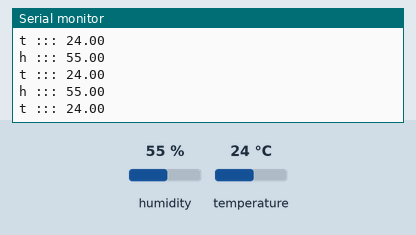
Simulated run of this sketch. Board: Arduino Uno, built with avr-gcc and run on an emulated ATmega328P. Parts: the last lines printed to the serial monitor. Inputs (shaded band) come from the test bench; at power-on: humidity 55 %, temperature 24 °C.

Above: at 2.8 s.
2.9 s: humidity set to 22 %
At 5.5 s:
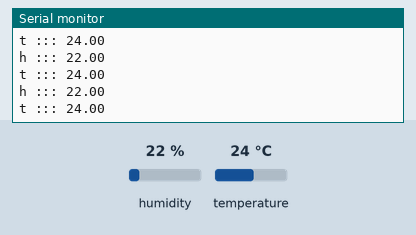
5.6 s: temperature set to 12 °C
At 6.9 s:
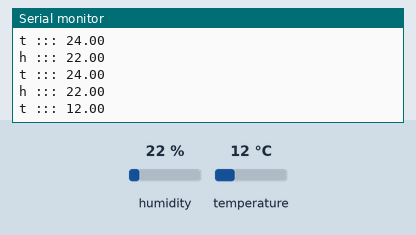
8.3 s: humidity set to 40 %
At 10.0 s:
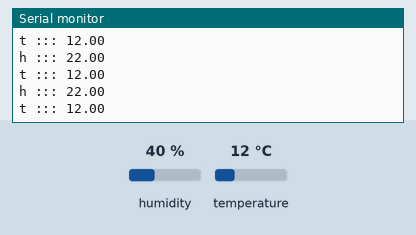
Timing chart, 0 to 11.5 s (numbered marks = the images above; inputs shaded):
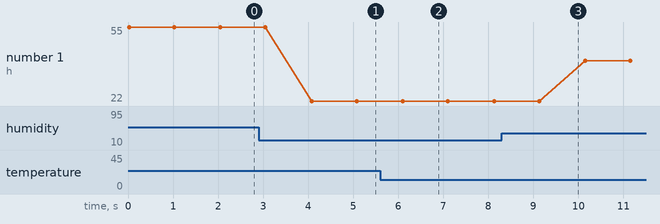

Measured:
- after the input at 2.9 s, the serial monitor: prints a new line after 1.2 s (image 1)
- after the input at 5.6 s, the serial monitor: prints a new line after 0.51 s (image 2)
- plotted number 1: 55 → 22 after the input at 2.9 s, 22 → 40 after the input at 8.3 s

The sketch:

sketch_sensor_dht.ino
```cpp
#include <DHT.h>

#define DHTTYPE DHT11
#define DHTPIN 2

DHT dht(DHTPIN, DHTTYPE);

void setup() {
  // put your setup code here, to run once:

  dht.begin();
  Serial.begin(9600);
}

float h = 0;
float t = 0;

void loop() {
  // put your main code here, to run repeatedly:

  h = dht.readHumidity();     // 습도
  t = dht.readTemperature();  // 온도

  Serial.print("\n\nh ::: ");
  Serial.println(h);
  Serial.print("t ::: ");
  Serial.println(t);

  delay(1000);

}
```
